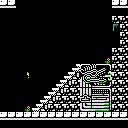

This is a level from a 2D game, rendered from its Tiled map with the project's own tilesets. A one-line summary and the complete map file follow:
An orthogonal 16x16 tile map with 8x8 px tiles, 1 tile layer (Tile Layer 1).

<map version="1.0" tiledversion="1.0.2" orientation="orthogonal" renderorder="right-down" width="16" height="16" tilewidth="8" tileheight="8" nextobjectid="1">
 <tileset firstgid="1" name="tiles-outer-ruins" tilewidth="8" tileheight="8" tilecount="256" columns="16">
  <image source="tiles-outer-ruins.png" width="128" height="128" />
 </tileset>
 <layer name="Tile Layer 1" width="16" height="16">
  <data encoding="csv">
150,150,1,1,1,1,1,1,1,1,1,1,1,1,150,150,
1,1,1,1,1,1,1,1,1,1,1,1,1,1,1,1,
1,1,1,1,1,1,1,1,1,1,1,1,1,1,161,161,
1,1,1,1,1,1,1,1,1,1,1,1,1,1,21,161,
1,1,1,1,1,1,1,1,1,1,1,1,1,1,1,161,
1,1,1,1,1,1,1,1,1,1,1,1,1,1,1,161,
1,1,1,1,1,1,1,1,1,1,1,1,1,1,161,161,
1,1,1,1,1,1,1,1,1,1,1,1,1,12,161,161,
1,1,1,1,1,1,1,1,1,167,205,206,207,208,161,161,
1,1,1,134,1,1,1,1,167,174,221,222,223,224,161,161,
1,1,1,1,1,1,1,167,174,161,237,238,239,240,161,161,
1,1,1,1,1,1,167,174,161,161,177,178,179,180,161,161,
1,1,1,1,1,167,174,161,161,161,185,186,187,188,161,161,
1,1,1,12,167,174,161,161,161,161,181,182,183,184,161,161,
150,150,150,150,150,150,150,150,150,150,150,150,150,150,150,150,
1,1,1,1,1,1,1,1,1,1,1,1,1,1,1,1
</data>
 </layer>
</map>
